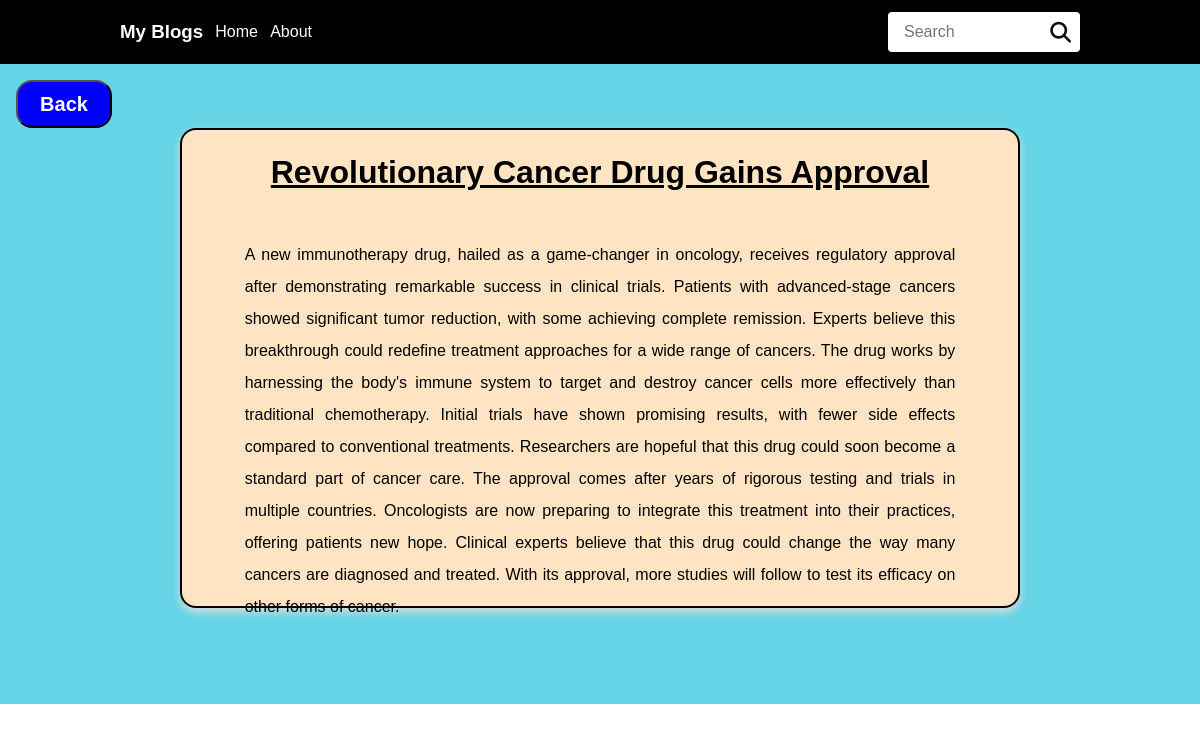
Page /blog/3/ on the committed database.
### app_1/models.py (models this page shows, shortened)
class articles(models.Model):
    Heading = models.CharField(max_length=100)
    Description = models.CharField(max_length=2000)

### app_1/views.py (the view)
# urls.py: path('blog/<int:pk>/', views.blog, name='blog'),
def blog(request,pk):
    headlines1 = articles.objects.get(id = pk)
    context = {
        'headlines1' : headlines1
    }
    return render(request,'blog.html',context)

### app_1/templates/blog.html (shortened to what this page needs)
<!DOCTYPE html>
{% load static %}
<html lang="en">
<head>
    <link rel="stylesheet" href="https://cdnjs.cloudflare.com/ajax/libs/font-awesome/6.6.0/css/all.min.css" />
    <link rel="stylesheet" href="{% static 'css/blog.css' %}">
</head>
<body>
    {% include 'nav.html' %}
    <div class="contents">
        <div class="back-button">
            <button>
                <a href="{% url 'index' %}">
                    <h2>
                        Back
                    </h2>
                </a>
            </button>
        </div>
        <div class="article-box">
            <div class="article-detail">
                <h1>{{ headlines1.Heading }}</h1>
                <p>{{ headlines1.Description }}</p>
            </div>
        </div>
    </div>
</body>
</html>

### static/css/blog.css (style rules this page uses)
* { margin: 0; box-sizing: border-box; font-family: Arial; }
.back-button button { height: 3rem; width: 6rem; padding: 0.5rem; background-color: blue; color: white; margin-top: 1rem; margin-left: 1rem; border-radius: 1rem; }
button a { text-decoration: none; color: white; }
.contents { background-color: rgb(101, 212, 230); width: 100%; height: 40rem; }
.article-box { width: 100%; display: flex; justify-content: center; align-items: center; }
.article-detail { width: 70%; border: 2px solid black; display: flex; flex-direction: column; align-items: center; border-radius: 1rem; box-shadow: 0px 4px 8px #dddddd; height: 30rem; background-color: bisque; }
.article-detail h1 { width: 100%; margin-top: 1.5rem; text-align: center; text-decoration: underline; }
.article-detail p { text-align: justify; width: 85%; margin-top: 3rem; line-height: 2rem; }

### rows in the picture
articles: Heading "Revolutionary Cancer Drug Gains Approval", Description "A new immunotherapy drug, hailed as a game-changer in oncology, receives regulatory approval after demonstrating remarkable success in clinical trials. Patients with advanced-stage cancers showed significant tumor reduction, with some achieving complete remission. Experts believe this breakthrough could redefine treatment approaches for a wide range of cancers. The drug works by harnessing the body's immune system to target and destroy cancer cells more effectively than traditional chemotherapy. Initial trials have shown promising results, with fewer side effects compared to conventional treatments. Researchers are hopeful that this drug could soon become a standard part of cancer care. The…"
